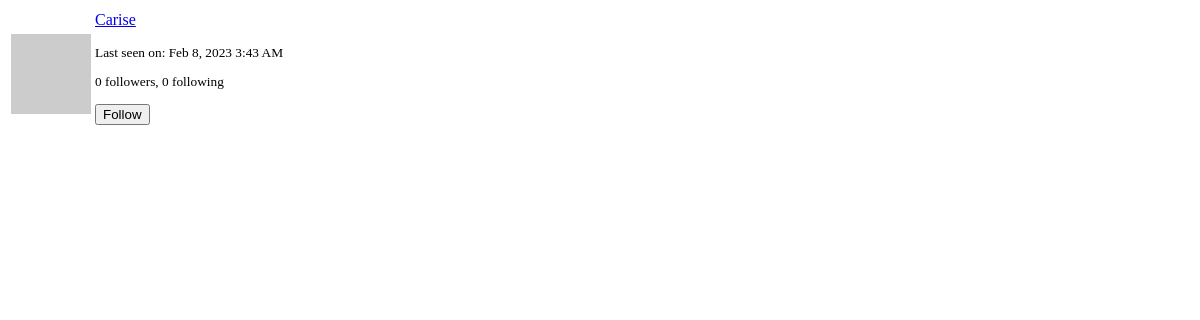
The page /user/Carise/popup (signed in) on the database as committed earlier.
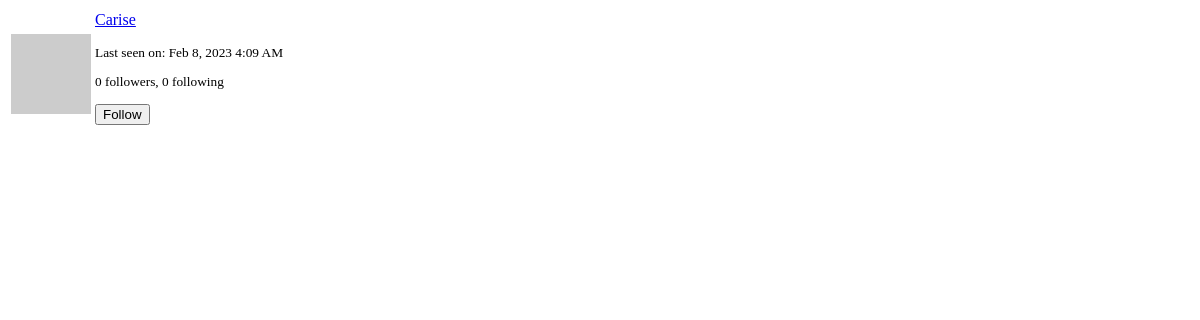
The same page on the database as committed later.
### app/models.py (models this page shows, shortened)
class PaginatedAPIMixin(object):
    @staticmethod
    def to_collection_dict(query, page, per_page, endpoint, **kwargs):
        resources = query.paginate(page=page, per_page=per_page,
                                   error_out=False)
        data = {
            'items': [item.to_dict() for item in resources.items],
            '_meta': {
                'page': page,
                'per_page': per_page,
                'total_pages': resources.pages,
                'total_items': resources.total
            },
            '_links': {
                'self': url_for(endpoint, page=page, per_page=per_page,
                                **kwargs),
                'next': url_for(endpoint, page=page + 1, per_page=per_page,
                                **kwargs) if resources.has_next else None,
                'prev': url_for(endpoint, page=page - 1, per_page=per_page,
                                **kwargs) if resources.has_prev else None
            }
        }
        return data

class User(PaginatedAPIMixin, UserMixin, db.Model):
    id = db.Column(db.Integer, primary_key=True)
    username = db.Column(db.String(64), index=True, unique=True)
    email = db.Column(db.String(120), index=True, unique=True)
    password_hash = db.Column(db.String(128))
    posts = db.relationship('Post', backref='author', lazy='dynamic')
    about_me = db.Column(db.String(140))
    last_seen = db.Column(db.DateTime, default=datetime.utcnow)
    token = db.Column(db.String(32), index=True, unique=True)
    token_expiration = db.Column(db.DateTime)
    followed = db.relationship(
        'User', secondary=followers,
        primaryjoin=(followers.c.follower_id == id),
        secondaryjoin=(followers.c.followed_id == id),
        backref=db.backref('followers', lazy='dynamic'), lazy='dynamic')
    messages_sent = db.relationship('Message', foreign_keys='Message.sender_id',
                                    backref='author', lazy='dynamic')
    messages_received = db.relationship('Message', foreign_keys='Message.recipient_id',
                                        backref='recipient', lazy='dynamic')
    last_message_read_time = db.Column(db.DateTime)
    def avatar(self, size):
        digest = md5(self.email.lower().encode('utf-8')).hexdigest()
        return 'https://www.gravatar.com/avatar/{}?d=identicon&s={}'.format(
            digest, size)
    def is_following(self, user):
        return self.followed.filter(
            followers.c.followed_id == user.id).count() > 0

### app/main/routes.py (the view)
@bp.route('/user/<username>/popup')
@login_required
def user_popup(username):
    user = User.query.filter_by(username=username).first_or_404()
    form = EmptyForm()
    return render_template('user_popup.html', user=user, form=form)

### app/main/forms.py
class EmptyForm(FlaskForm):
    submit = SubmitField('Submit')

### app/main/routes.py (called while the page is built)
@bp.before_app_request
def before_request():
    if current_user.is_authenticated:
        current_user.last_seen = datetime.utcnow()
        db.session.commit()
    g.locale = str(get_locale())

### app/models.py (called while the page is built)
@login.user_loader
def load_user(id):
    return User.query.get(int(id))

### app/templates/user_popup.html (shortened to what this page needs)
<table class="table">
    <tr>
        <td width="64" style="border: 0px;"><img src="{{ user.avatar(64) }}"></td>
        <td style="border: 0px;">
            <p><a href="{{ url_for('main.user', username=user.username) }}">{{ user.username }}</a></p>
            <small>
                {% if user.last_seen %}
                <p>{{ _('Last seen on') }}: {{ moment(user.last_seen).format('lll') }}</p>
                {% endif %}
                <p>{{ _('%(count)d followers', count=user.followers.count()) }}, {{ _('%(count)d following', count=user.followed.count()) }}</p>
                {% if user != current_user %}
                    {% if not current_user.is_following(user) %}
                    <p>
                        <form action="{{ url_for('main.follow', username=user.username) }}" method="post">
                            {{ form.submit(value=_('Follow'), class_='btn btn-default btn-sm') }}
                        </form>
                    </p>
                    {% endif %}
                {% endif %}
            </small>
        </td>
    </tr>
</table>

Rows that differ between the two databases and show on the page:
changed User "Carise": last_seen "Feb 8, 2023 3:43 AM" → "Feb 8, 2023 4:09 AM"
